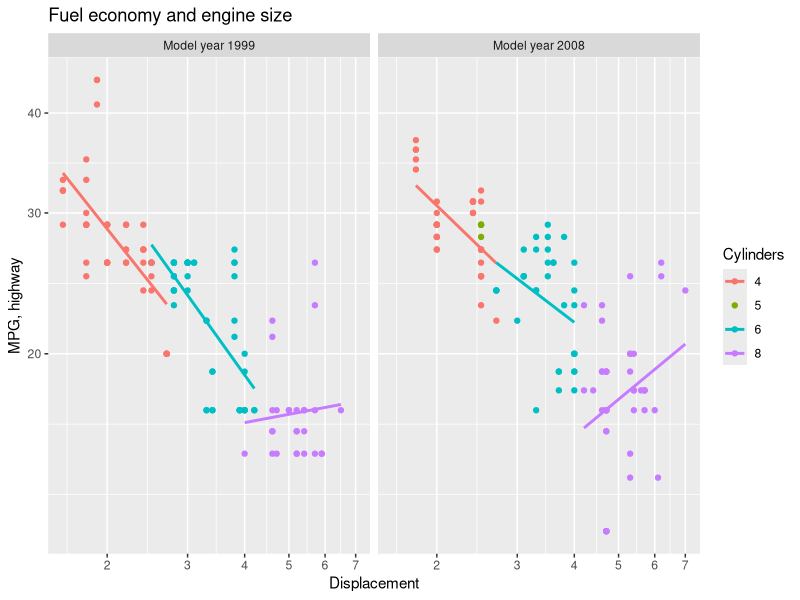

R code for this plot:
## ---- chunk 1
library(ggplot2)
library(dplyr)
mpg%>%tbl_df
## ---- chunk 2
library(dplyr)
library(ggplot2)
mpg %>% tbl_df
ggplot(mpg, aes(x=displ, y=hwy, colour=factor(cyl)))+
  geom_point()+
  geom_smooth(method="lm", se=FALSE)+
  scale_x_log10(breaks=c(2,3,4,5,6,7))+
  scale_y_log10(breaks=c(20,30,40))+
  labs(x="Displacement", y="MPG, highway", colour="Cylinders", title = "Fuel economy and engine size")+
  facet_wrap(~year,
             labeller=as_labeller(c(`1999`="Model year 1999",
                                    `2008`="Model year 2008")))
  
